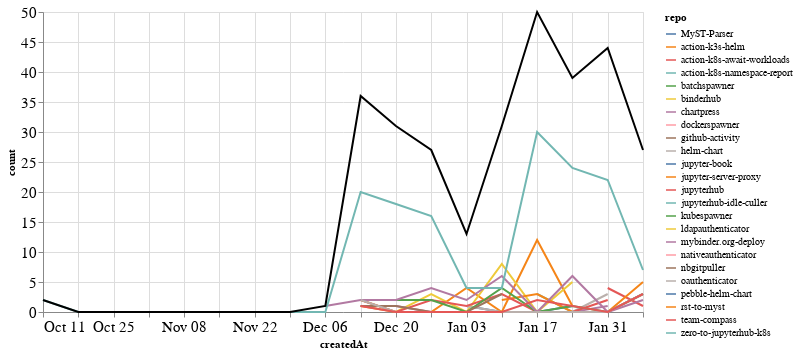

Here is the notebook cell this chart was saved with:
### Markdown cell above
### Comments

### Code cell
comments_time = comments.groupby('repo').resample('W', on='createdAt').count()['author'].reset_index()
comments_time = comments_time.rename(columns={'author': 'count'})
comments_time_total = comments_time.groupby('createdAt').agg({"count": "sum"}).reset_index()
ch1 = alt.Chart(comments_time, width=600).mark_line().encode(
    x='createdAt',
    y='count',
    color='repo',
    tooltip="repo"
)

ch2 = alt.Chart(comments_time_total, width=600).mark_line(color="black").encode(
    x='createdAt',
    y='count',
)

ch1 + ch2

### Figure 1 — Vega-Lite specification as saved in the notebook (floating-point values rounded to 4 significant figures)
{"config": {"axisLeft": {"labelFontSize": 15}, "axisBottom": {"labelFontSize": 15}}, "layer": [{"data": {"name": "data-ada1e2b9b32bc8b4b5097904729fb884"}, "mark": "line", "encoding": {"color": {"type": "nominal", "field": "repo"}, "tooltip": {"type": "nominal", "field": "repo"}, "x": {"type": "temporal", "field": "createdAt"}, "y": {"type": "quantitative", "field": "count"}}, "width": 600}, {"data": {"name": "data-1ec07b114d9de4b107a94018c7d14667"}, "mark": {"type": "line", "color": "black"}, "encoding": {"x": {"type": "temporal", "field": "createdAt"}, "y": {"type": "quantitative", "field": "count"}}, "width": 600}], "$schema": "https://vega.github.io/schema/vega-lite/v4.8.1.json", "datasets": {"data-ada1e2b9b32bc8b4b5097904729fb884": [{"repo": "MyST-Parser", "createdAt": "2021-01-03T00:00:00", "count": 1}, {"repo": "MyST-Parser", "createdAt": "2021-01-10T00:00:00", "count": 0}, {"repo": "MyST-Parser", "createdAt": "2021-01-17T00:00:00", "count": 0}, {"repo": "MyST-Parser", "createdAt": "2021-01-24T00:00:00", "count": 1}, {"repo": "action-k3s-helm", "createdAt": "2020-12-13T00:00:00", "count": 1}, {"repo": "action-k3s-helm", "createdAt": "2020-12-20T00:00:00", "count": 0}, {"repo": "action-k3s-helm", "createdAt": "2020-12-27T00:00:00", "count": 0}, {"repo": "action-k3s-helm", "createdAt": "2021-01-03T00:00:00", "count": 4}, {"repo": "action-k3s-helm", "createdAt": "2021-01-10T00:00:00", "count": 0}, {"repo": "action-k3s-helm", "createdAt": "2021-01-17T00:00:00", "count": 12}, {"repo": "action-k3s-helm", "createdAt": "2021-01-24T00:00:00", "count": 1}, {"repo": "action-k8s-await-workloads", "createdAt": "2021-01-31T00:00:00", "count": 4}, {"repo": "action-k8s-await-workloads", "createdAt": "2021-02-07T00:00:00", "count": 1}, {"repo": "action-k8s-namespace-report", "createdAt": "2021-01-17T00:00:00", "count": 3}, {"repo": "action-k8s-namespace-report", "createdAt": "2021-01-24T00:00:00", "count": 0}, {"repo": "action-k8s-namespace-report", "createdAt": "2021-01-31T00:00:00", "count": 0}, {"repo": "action-k8s-namespace-report", "createdAt": "2021-02-07T00:00:00", "count": 3}, {"repo": "batchspawner", "createdAt": "2021-01-31T00:00:00", "count": 8}, {"repo": "binderhub", "createdAt": "2020-12-13T00:00:00", "count": 2}, {"repo": "binderhub", "createdAt": "2020-12-20T00:00:00", "count": 0}, {"repo": "binderhub", "createdAt": "2020-12-27T00:00:00", "count": 3}, {"repo": "binderhub", "createdAt": "2021-01-03T00:00:00", "count": 0}, {"repo": "binderhub", "createdAt": "2021-01-10T00:00:00", "count": 8}, {"repo": "binderhub", "createdAt": "2021-01-17T00:00:00", "count": 0}, {"repo": "binderhub", "createdAt": "2021-01-24T00:00:00", "count": 5}, {"repo": "chartpress", "createdAt": "2020-12-13T00:00:00", "count": 1}, {"repo": "chartpress", "createdAt": "2020-12-20T00:00:00", "count": 1}, {"repo": "chartpress", "createdAt": "2020-12-27T00:00:00", "count": 0}, {"repo": "chartpress", "createdAt": "2021-01-03T00:00:00", "count": 0}, {"repo": "chartpress", "createdAt": "2021-01-10T00:00:00", "count": 0}, {"repo": "chartpress", "createdAt": "2021-01-17T00:00:00", "count": 0}, {"repo": "chartpress", "createdAt": "2021-01-24T00:00:00", "count": 0}, {"repo": "chartpress", "createdAt": "2021-01-31T00:00:00", "count": 1}, {"repo": "dockerspawner", "createdAt": "2020-12-20T00:00:00", "count": 7}, {"repo": "github-activity", "createdAt": "2020-12-13T00:00:00", "count": 1}, {"repo": "helm-chart", "createdAt": "2021-01-03T00:00:00", "count": 1}, {"repo": "helm-chart", "createdAt": "2021-01-10T00:00:00", "count": 0}, {"repo": "helm-chart", "createdAt": "2021-01-17T00:00:00", "count": 0}, {"repo": "helm-chart", "createdAt": "2021-01-24T00:00:00", "count": 0}, {"repo": "helm-chart", "createdAt": "2021-01-31T00:00:00", "count": 3}, {"repo": "jupyter-book", "createdAt": "2020-12-13T00:00:00", "count": 1}, {"repo": "jupyter-server-proxy", "createdAt": "2021-01-10T00:00:00", "count": 2}, {"repo": "jupyter-server-proxy", "createdAt": "2021-01-17T00:00:00", "count": 3}, {"repo": "jupyter-server-proxy", "createdAt": "2021-01-24T00:00:00", "count": 0}, {"repo": "jupyter-server-proxy", "createdAt": "2021-01-31T00:00:00", "count": 0}, {"repo": "jupyter-server-proxy", "createdAt": "2021-02-07T00:00:00", "count": 5}, {"repo": "jupyterhub", "createdAt": "2020-12-13T00:00:00", "count": 2}, {"repo": "jupyterhub", "createdAt": "2020-12-20T00:00:00", "count": 0}, {"repo": "jupyterhub", "createdAt": "2020-12-27T00:00:00", "count": 2}, {"repo": "jupyterhub", "createdAt": "2021-01-03T00:00:00", "count": 1}, {"repo": "jupyterhub", "createdAt": "2021-01-10T00:00:00", "count": 3}, {"repo": "jupyterhub", "createdAt": "2021-01-17T00:00:00", "count": 0}, {"repo": "jupyterhub", "createdAt": "2021-01-24T00:00:00", "count": 0}, {"repo": "jupyterhub", "createdAt": "2021-01-31T00:00:00", "count": 2}, {"repo": "jupyterhub-idle-culler", "createdAt": "2021-01-31T00:00:00", "count": 1}, {"repo": "kubespawner", "createdAt": "2020-12-20T00:00:00", "count": 2}, {"repo": "kubespawner", "createdAt": "2020-12-27T00:00:00", "count": 2}, {"repo": "kubespawner", "createdAt": "2021-01-03T00:00:00", "count": 0}, {"repo": "kubespawner", "createdAt": "2021-01-10T00:00:00", "count": 4}, {"repo": "kubespawner", "createdAt": "2021-01-17T00:00:00", "count": 0}, {"repo": "kubespawner", "createdAt": "2021-01-24T00:00:00", "count": 1}, {"repo": "kubespawner", "createdAt": "2021-01-31T00:00:00", "count": 0}, {"repo": "kubespawner", "createdAt": "2021-02-07T00:00:00", "count": 3}, {"repo": "ldapauthenticator", "createdAt": "2020-12-13T00:00:00", "count": 1}, {"repo": "mybinder.org-deploy", "createdAt": "2020-12-06T00:00:00", "count": 1}, {"repo": "mybinder.org-deploy", "createdAt": "2020-12-13T00:00:00", "count": 2}, {"repo": "mybinder.org-deploy", "createdAt": "2020-12-20T00:00:00", "count": 2}, {"repo": "mybinder.org-deploy", "createdAt": "2020-12-27T00:00:00", "count": 4}, {"repo": "mybinder.org-deploy", "createdAt": "2021-01-03T00:00:00", "count": 2}, {"repo": "mybinder.org-deploy", "createdAt": "2021-01-10T00:00:00", "count": 6}, {"repo": "mybinder.org-deploy", "createdAt": "2021-01-17T00:00:00", "count": 0}, {"repo": "mybinder.org-deploy", "createdAt": "2021-01-24T00:00:00", "count": 6}, {"repo": "mybinder.org-deploy", "createdAt": "2021-01-31T00:00:00", "count": 0}, {"repo": "mybinder.org-deploy", "createdAt": "2021-02-07T00:00:00", "count": 2}, {"repo": "nativeauthenticator", "createdAt": "2021-01-31T00:00:00", "count": 3}, {"repo": "nbgitpuller", "createdAt": "2020-12-13T00:00:00", "count": 1}, {"repo": "nbgitpuller", "createdAt": "2020-12-20T00:00:00", "count": 1}, {"repo": "nbgitpuller", "createdAt": "2020-12-27T00:00:00", "count": 0}, {"repo": "nbgitpuller", "createdAt": "2021-01-03T00:00:00", "count": 0}, {"repo": "nbgitpuller", "createdAt": "2021-01-10T00:00:00", "count": 3}, {"repo": "oauthenticator", "createdAt": "2020-12-13T00:00:00", "count": 2}, {"repo": "oauthenticator", "createdAt": "2020-12-20T00:00:00", "count": 0}, {"repo": "oauthenticator", "createdAt": "2020-12-27T00:00:00", "count": 0}, {"repo": "oauthenticator", "createdAt": "2021-01-03T00:00:00", "count": 0}, {"repo": "oauthenticator", "createdAt": "2021-01-10T00:00:00", "count": 0}, {"repo": "oauthenticator", "createdAt": "2021-01-17T00:00:00", "count": 0}, {"repo": "oauthenticator", "createdAt": "2021-01-24T00:00:00", "count": 0}, {"repo": "oauthenticator", "createdAt": "2021-01-31T00:00:00", "count": 0}, {"repo": "oauthenticator", "createdAt": "2021-02-07T00:00:00", "count": 3}, {"repo": "pebble-helm-chart", "createdAt": "2020-12-13T00:00:00", "count": 1}, {"repo": "rst-to-myst", "createdAt": "2021-01-10T00:00:00", "count": 1}, {"repo": "team-compass", "createdAt": "2020-12-13T00:00:00", "count": 1}, {"repo": "team-compass", "createdAt": "2020-12-20T00:00:00", "count": 0}, {"repo": "team-compass", "createdAt": "2020-12-27T00:00:00", "count": 0}, {"repo": "team-compass", "createdAt": "2021-01-03T00:00:00", "count": 0}, {"repo": "team-compass", "createdAt": "2021-01-10T00:00:00", "count": 0}, {"repo": "team-compass", "createdAt": "2021-01-17T00:00:00", "count": 2}, {"repo": "team-compass", "createdAt": "2021-01-24T00:00:00", "count": 1}, {"repo": "team-compass", "createdAt": "2021-01-31T00:00:00", "count": 0}, {"repo": "team-compass", "createdAt": "2021-02-07T00:00:00", "count": 3}, {"repo": "zero-to-jupyterhub-k8s", "createdAt": "2020-10-11T00:00:00", "count": 2}, {"repo": "zero-to-jupyterhub-k8s", "createdAt": "2020-10-18T00:00:00", "count": 0}, {"repo": "zero-to-jupyterhub-k8s", "createdAt": "2020-10-25T00:00:00", "count": 0}, {"repo": "zero-to-jupyterhub-k8s", "createdAt": "2020-11-01T00:00:00", "count": 0}, {"repo": "zero-to-jupyterhub-k8s", "createdAt": "2020-11-08T00:00:00", "count": 0}, {"repo": "zero-to-jupyterhub-k8s", "createdAt": "2020-11-15T00:00:00", "count": 0}, {"repo": "zero-to-jupyterhub-k8s", "createdAt": "2020-11-22T00:00:00", "count": 0}, {"repo": "zero-to-jupyterhub-k8s", "createdAt": "2020-11-29T00:00:00", "count": 0}, {"repo": "zero-to-jupyterhub-k8s", "createdAt": "2020-12-06T00:00:00", "count": 0}, {"repo": "zero-to-jupyterhub-k8s", "createdAt": "2020-12-13T00:00:00", "count": 20}, {"repo": "zero-to-jupyterhub-k8s", "createdAt": "2020-12-20T00:00:00", "count": 18}, {"repo": "zero-to-jupyterhub-k8s", "createdAt": "2020-12-27T00:00:00", "count": 16}, {"repo": "zero-to-jupyterhub-k8s", "createdAt": "2021-01-03T00:00:00", "count": 4}, {"repo": "zero-to-jupyterhub-k8s", "createdAt": "2021-01-10T00:00:00", "count": 4}, {"repo": "zero-to-jupyterhub-k8s", "createdAt": "2021-01-17T00:00:00", "count": 30}, {"repo": "zero-to-jupyterhub-k8s", "createdAt": "2021-01-24T00:00:00", "count": 24}, {"repo": "zero-to-jupyterhub-k8s", "createdAt": "2021-01-31T00:00:00", "count": 22}, {"repo": "zero-to-jupyterhub-k8s", "createdAt": "2021-02-07T00:00:00", "count": 7}], "data-1ec07b114d9de4b107a94018c7d14667": [{"createdAt": "2020-10-11T00:00:00", "count": 2}, {"createdAt": "2020-10-18T00:00:00", "count": 0}, {"createdAt": "2020-10-25T00:00:00", "count": 0}, {"createdAt": "2020-11-01T00:00:00", "count": 0}, {"createdAt": "2020-11-08T00:00:00", "count": 0}, {"createdAt": "2020-11-15T00:00:00", "count": 0}, {"createdAt": "2020-11-22T00:00:00", "count": 0}, {"createdAt": "2020-11-29T00:00:00", "count": 0}, {"createdAt": "2020-12-06T00:00:00", "count": 1}, {"createdAt": "2020-12-13T00:00:00", "count": 36}, {"createdAt": "2020-12-20T00:00:00", "count": 31}, {"createdAt": "2020-12-27T00:00:00", "count": 27}, {"createdAt": "2021-01-03T00:00:00", "count": 13}, {"createdAt": "2021-01-10T00:00:00", "count": 31}, {"createdAt": "2021-01-17T00:00:00", "count": 50}, {"createdAt": "2021-01-24T00:00:00", "count": 39}, {"createdAt": "2021-01-31T00:00:00", "count": 44}, {"createdAt": "2021-02-07T00:00:00", "count": 27}]}}
